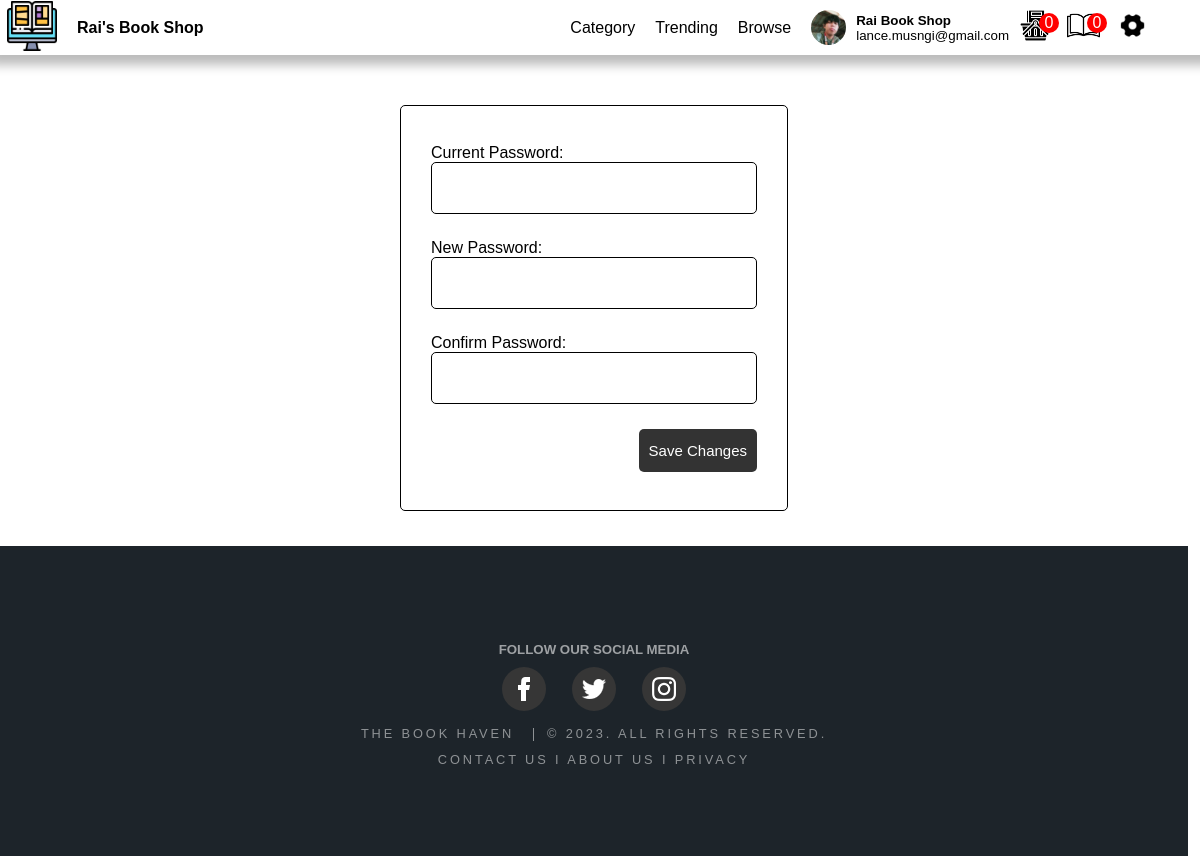
/editpass.php, run on the app's committed database.
### tables this page shows
CREATE TABLE `page` (
  `ItemID` int(11) NOT NULL,
  `Itemname` varchar(50) NOT NULL,
  `value` varchar(200) NOT NULL
);

CREATE TABLE `currentuser` (
  `UserId` int(11) NOT NULL,
  `FName` varchar(50) NOT NULL,
  `LName` varchar(50) NOT NULL,
  `username` varchar(200) NOT NULL,
  `email` varchar(50) NOT NULL,
  `address` varchar(200) DEFAULT NULL,
  `phone` varchar(15) DEFAULT NULL,
  `profile` varchar(200) NOT NULL
);

### query.php (called while the page is built, shortened)
<?php
$queryUser = mysqli_query($con, "SELECT * FROM currentuser WHERE UserID = 1");
$rowUser = mysqli_fetch_assoc($queryUser);
$username = $rowUser["username"];
$FName = $rowUser["FName"];
$LName = $rowUser["LName"];
if ($username != 0) {
    $on = mysqli_query($con, "SELECT * FROM users WHERE username = '$username'");
    $rowon = mysqli_fetch_assoc($on);
    $UserID = $rowon["UserID"];
    $query69 = mysqli_query($con, "SELECT COUNT(cart_id) AS count from cart WHERE customer_id = $UserID");
    $row69 = mysqli_fetch_assoc($query69);
    $cartcount = $row69["count"];
    $query70 = mysqli_query($con, "SELECT COUNT(id) AS count from borrow WHERE customer_name = '$FName $LName' and returned !=1");
    $row70 = mysqli_fetch_assoc($query70);
    $borrowcount = $row70["count"];
} else {
    $verification = '0';
    $block = '0';
}
$queryPage = mysqli_query($con, "SELECT * FROM page WHERE ItemID IN (1, 2, 3, 4, 5)");
while ($rowPage = mysqli_fetch_assoc($queryPage)) {
    if ($rowPage["ItemID"] == 1) {
        $logo = $rowPage["value"];
    } elseif ($rowPage["ItemID"] == 2) {
        $companyname = $rowPage["value"];
    } elseif ($rowPage["ItemID"] == 3) {
        $backgroundimg = $rowPage["value"];
    } elseif ($rowPage["ItemID"] == 4) {
        $backgroundcolor = $rowPage["value"];
    } elseif ($rowPage["ItemID"] == 5) {
        $color = $rowPage["value"];
    }
}
$querycompanyname = mysqli_query($con, "select * from page where ItemID = 2");
$rowcompanyname = mysqli_fetch_assoc($querycompanyname);
$companyname = $rowcompanyname["value"];

### editpass.php (the view, shortened to what this page needs)
<!DOCTYPE html>
<html>
<head>
    <link rel="stylesheet" href="css/stylemain.css">
    <link rel="stylesheet" href="css/header.css">
    <link rel="stylesheet" href="css/editpass.css">
    <?php
    include("connect.php");
    include("query.php");
    ?>
</head>
<body>
    <?php
    include("header.php");
    ?>
    <section></a>
        <div class="wrapper" id="w1">
            <form action="changepass.php" method="post" enctype="multipart/form-data" onsubmit="return validateForm()">
                <div class="wedit">
                    <div class="weform">
                        <div class="inweform">
                            <div>
                                <p>Current Password:</p>
                                <div class="weitem">
                                    <input type='password' name='currentpass' value='' required>
                                </div>
                            </div>
                            <div>
                                <p>New Password:</p>
                                <div class="weitem">
                                    <input type='password' id='newpass' name='newpass' class="password-input" value='' required>
                                </div>
                            </div>
                            <div>
                                <p>Confirm Password:</p>
                                <div class="weitem">
                                    <input type='password' id='confirmpass' name='confirmpass' class="password-input" value='' required>
                                </div>
                            </div>
                            <label class="btn-save">
                                <div class="btnsave">
                                    Save Changes <input type="submit" name="submit">
                                </div>
                            </label>
                        </div>
                    </div>
                </div>
            </form>
        </div>
    </section>
    <footer id="footer">
        <h5 style="color: rgba(255, 255, 255, 0.574);">FOLLOW OUR SOCIAL MEDIA</h5>
        <ul class="icons">
            <li><a href="https://www.facebook.com/lance.s02" class="social facebook"></a></li>
            <li><a href="https://twitter.com/LanceMusngi" class="social twitter"></a></li>
            <li><a href="https://www.instagram.com/lnc_grysn/" class="social instagram"></a></li>
        </ul>
        <ul class="copyright">
            <li><a href="Landingpage.html">THE BOOK HAVEN </a></li>
            <li>© 2023. ALL RIGHTS RESERVED.</li>
        </ul>
        <ul class="copyright">
            <li>
                <br>
                <p class="footer-links"><a href="#">Contact Us</a> I <a href="#">About Us</a> I <a href="#">Privacy</a></p> <br><br>
            </li>
        </ul>
    </footer>
</body>
</html>

### header.php
<div class="navi">
    <header>
        <?php
        echo "<a href='Landingpage.php#home'><img src='$logo' width='50'></a>
            <div class='logoname'>
                <a href='Landingpage.php#home'>
                    <p><strong>$companyname</strong></p>
                </a>
            </div>";
        ?>
        <div class="header">
            <a href="Landingpage.php#Books">Category</a>
            <a href="Landingpage.php#Trending">Trending</a>
            <a href="Landingpage.php#Browse">Browse</a>
            <?php
            $query = mysqli_query($con, "select * from currentuser where UserID = '1'");
            $row = mysqli_fetch_assoc($query);
            $location = $row["profile"];
            $username = $row["username"];
            $FName = $row["FName"];
            $LName = $row["LName"];
            $email = $row["email"];
            if ($username == "0") {
                echo "<div class='out'>
                    <a class='loginb'>Log In</a>
                    <a class='signupb'>Sign Up</a>
                    </div>";
            } else {
                echo "<div class='profile'>
                    <img src='$location' width='40' height='40' id='currentuser'>
                    <div id='inout'>
                       <p class='name'>$FName $LName</p>
                        <p>$email</p>
                    </div>
                        <div class='carts'>
                        <a href='cart.php'><img src='Image/shopping-cart.png' width='33' id='currentuser'><div class='cartcount'>$cartcount</div></a>
                        <a href='display_borrowed.php'><img src='Image/book.png' width='33'><div class='cartcount'>$borrowcount</div></a>
                    </div>
                </div>
                <div>
                    <a  onclick='showSettingsPopup()'><img src='Image/setting.png' width='25' id='profile'></a>
                    </div>";
            }
            ?>
        </div>
    </header>
</div>

### css/stylemain.css (style rules this page uses)
:root { --fontcolor: rgba(255, 255, 255, 1); }
* { font-family: Arial, Helvetica, sans-serif; scroll-behavior: smooth; transition: all 0.2s ease-in-out; max-width: 99vw; z-index: 0; padding: 0px; margin: 0px; box-sizing: inherit; }
a { text-decoration: none; color: black; cursor: pointer; }
.wedit { display: flex; border: 1px solid #000000; height: 344px; margin-top: 50px; align-items: center; border-radius: 5px; padding: 30px; gap: 20px; }
.weitem { display: flex; border: 1px solid black; border-radius: 5px; height: 50px; align-items: center; width: 324px; }
.weform { display: flex; gap: 30px; text-transform: capitalize; }
.inweform { display: flex; flex-direction: column; gap: 25px; }
.btn-save { margin-left: auto; color: #2699fb; border-radius: 4px; text-align: center; cursor: pointer; }
.btnsave { padding: 13px 10px; background-color: #333; color: #fff; border-radius: 5px; font-size: 15px; }
.weitem input { all: unset; padding: 10px 15px 10px 10px; outline: none; font-size: 14px; }
.wrapper { position: relative; top: 55px; padding-bottom: 90px; }
#w1 { display: flex; flex-direction: column; align-items: center; }
footer { background-color: #444; }
footer a.social.facebook { background-image: url(../Image/social-facebook.png); }
footer a.social.twitter { background-image: url(../Image/social-twitter.png); }
footer a.social.instagram { background-image: url(../Image/instagram.png); }
#footer { padding: 6em 0 4em 0; background-color: #1d242a; text-align: center; }
#footer .icons { font-size: 1.25em; }
#footer .icons li { display: inline-block; margin: 10px; }
#footer .icons a { color: rgba(255, 255, 255, 0.5); }
#footer .copyright { color: rgba(255, 255, 255, 0.5); font-size: 0.8em; letter-spacing: 0.225em; list-style: none; padding: 0; text-transform: uppercase; }
#footer .copyright li { border-left: solid 1px rgba(255, 255, 255, 0.5); display: inline-block; line-height: 1em; margin-left: 1em; padding-left: 1em; }
#footer .copyright li:first-child { border-left: 0; margin-left: 0; padding-left: 0; }
#footer .copyright li a { color: inherit; }
footer .icons a { display: inline-block; width: 44px; height: 44px; background: no-repeat center; background-color: #363636; border-radius: 50%; }

### css/header.css (style rules this page uses)
a { text-decoration: none; color: black; cursor: pointer; }
header { background-color: rgba(255, 255, 255, 0.60); backdrop-filter: blur(10px); height: 41px; z-index: 1; width: 100%; position: fixed; display: flex; flex-direction: row; align-items: center; gap: 20px; padding: 7px; box-shadow: 0px 0px 10px 10px #00000044; top: 0px; }
.header { margin-left: auto; margin-right: 50px; display: flex; gap: 20px; align-items: center; }
.profile { display: flex; align-items: center; gap: 10px; }
.profile>img { border-radius: 50%; object-fit: cover; width: 35px; height: 35px; }
#inout { font-size: smaller; }
.name { font-weight: 700; text-transform: capitalize; }
.carts { display: flex; gap: 15px; }
.cartcount { margin: -33px 20px; position: absolute; background-color: red; color: white; width: 20px; height: 20px; border-radius: 50%; display: flex; align-items: center; justify-content: center; }

### data on the page
page: value (picture)
page: value "Rai's Book Shop"
currentuser: profile (picture), FName "Rai", LName "Book Shop", email "lance.musngi@gmail.com"

### other printed values
$cartcount "0"
$borrowcount "0"
